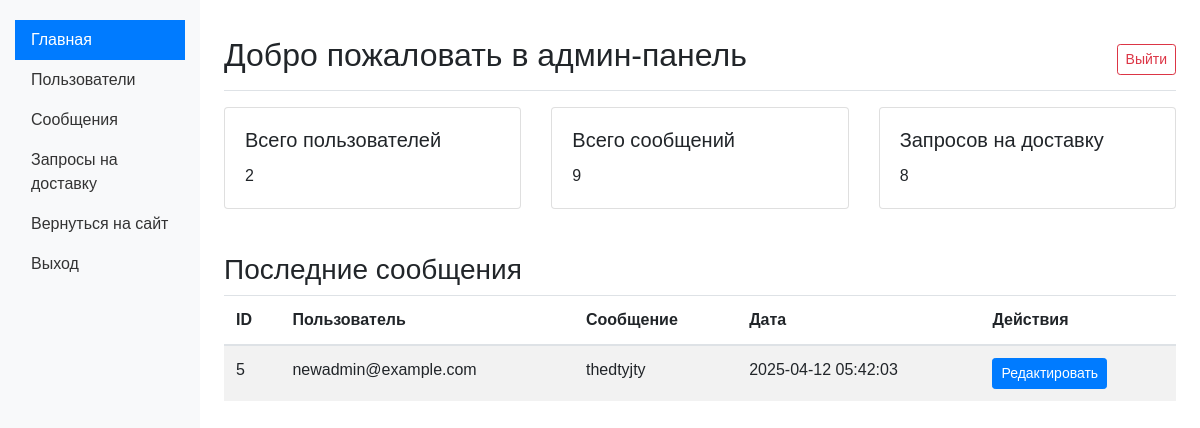
Page /admin/index.php (signed in) on the committed database.
### tables this page shows
CREATE TABLE `messages` (
  `id` int(11) NOT NULL,
  `name` varchar(255) NOT NULL,
  `message` text NOT NULL,
  `created_at` timestamp NOT NULL DEFAULT current_timestamp(),
  `user_id` int(11) NOT NULL
);

CREATE TABLE `users` (
  `id` int(11) NOT NULL,
  `email` varchar(255) NOT NULL,
  `password` varchar(255) NOT NULL,
  `role` enum('admin','manager') DEFAULT 'manager',
  `created_at` timestamp NOT NULL DEFAULT current_timestamp()
);

### admin/index.php (the view, shortened to what this page needs)
<?php
require_once '../db.php';
$total_users = $pdo->query("SELECT COUNT(*) FROM users")->fetchColumn();
$total_messages = $pdo->query("SELECT COUNT(*) FROM messages")->fetchColumn();
$total_requests = $pdo->query("SELECT COUNT(*) FROM requests")->fetchColumn();
?>
<!DOCTYPE html>
<html lang="ru">
<head>
    <link rel="stylesheet" href="https://cdn.jsdelivr.net/npm/bootstrap@4.6.0/dist/css/bootstrap.min.css">
</head>
<body>
<div class="container-fluid">
    <div class="row">
        <nav class="col-md-2 d-none d-md-block bg-light sidebar">
            <div class="sidebar-sticky">
                <ul class="nav flex-column">
                    <li class="nav-item">
                        <a class="nav-link active" href="index.php">Главная</a>
                    </li>
                    <li class="nav-item">
                        <a class="nav-link" href="users.php">Пользователи</a>
                    </li>
                    <li class="nav-item">
                        <a class="nav-link" href="messages.php">Сообщения</a>
                    </li>
                    <li class="nav-item">
                        <a class="nav-link" href="delivery_requests.php">Запросы на доставку</a>
                    </li>
                    <li class="nav-item">
                        <a class="nav-link" href="../index.php">Вернуться на сайт</a>
                    </li>
                    <li class="nav-item">
                        <a class="nav-link" href="logout.php">Выход</a>
                    </li>
                </ul>
            </div>
        </nav>
        <main role="main" class="col-md-9 ml-sm-auto col-lg-10 px-4 main-content">
            <div class="d-flex justify-content-between flex-wrap flex-md-nowrap align-items-center pt-3 pb-2 mb-3 border-bottom">
                <h1 class="h2">Добро пожаловать в админ-панель</h1>
                <div class="btn-toolbar mb-2 mb-md-0">
                    <a href="logout.php" class="btn btn-sm btn-outline-danger">Выйти</a>
                </div>
            </div>
            <div class="row">
                <div class="col-md-4">
                    <div class="card">
                        <div class="card-body">
                            <h5 class="card-title">Всего пользователей</h5>
                            <p class="card-text"><?php echo htmlspecialchars($total_users); ?></p>
                        </div>
                    </div>
                </div>
                <div class="col-md-4">
                    <div class="card">
                        <div class="card-body">
                            <h5 class="card-title">Всего сообщений</h5>
                            <p class="card-text"><?php echo htmlspecialchars($total_messages); ?></p>
                        </div>
                    </div>
                </div>
                <div class="col-md-4">
                    <div class="card">
                        <div class="card-body">
                            <h5 class="card-title">Запросов на доставку</h5>
                            <p class="card-text"><?php echo htmlspecialchars($total_requests); ?></p>
                        </div>
                    </div>
                </div>
            </div>
            <h3 class="mt-4">Последние сообщения</h3>
            <table class="table table-striped">
                <thead>
                    <tr>
                        <th>ID</th>
                        <th>Пользователь</th>
                        <th>Сообщение</th>
                        <th>Дата</th>
                        <th>Действия</th>
                    </tr>
                </thead>
                <tbody>
                    <?php
                    $stmt = $pdo->query("
                        SELECT messages.id, users.email, messages.message, messages.created_at
                        FROM messages
                        JOIN users ON messages.user_id = users.id
                        ORDER BY messages.created_at DESC
                        LIMIT 5
                    ");
                    $messages = $stmt->fetchAll(PDO::FETCH_ASSOC);
                    foreach ($messages as $message):
                    ?>
                    <tr>
                        <td><?php echo htmlspecialchars($message['id']); ?></td>
                        <td><?php echo htmlspecialchars($message['email']); ?></td>
                        <td><?php echo htmlspecialchars($message['message']); ?></td>
                        <td><?php echo htmlspecialchars($message['created_at']); ?></td>
                        <td>
                            <a href="edit_message.php?id=<?php echo $message['id']; ?>" class="btn btn-sm btn-primary">Редактировать</a>
                        </td>
                    </tr>
                    <?php endforeach; ?>
                </tbody>
            </table>
        </main>
    </div>
</div>
</body>
</html>

### admin/index.php (style rules this page uses)
body { font-family: Arial, sans-serif; }
.sidebar { min-height: 100vh; background-color: #f8f9fa; padding-top: 20px; }
.sidebar .nav-link { color: #333; }
.sidebar .nav-link.active { background-color: #007bff; color: white; }
.main-content { padding: 20px; }
.card { margin-bottom: 20px; }

### rows in the picture
messages: id "5", user.email "newadmin@example.com", message "thedtyjty", created_at "2025-04-12 05:42:03"

### other values in the picture
$total_users "2"
$total_messages "9"
$total_requests "8"
